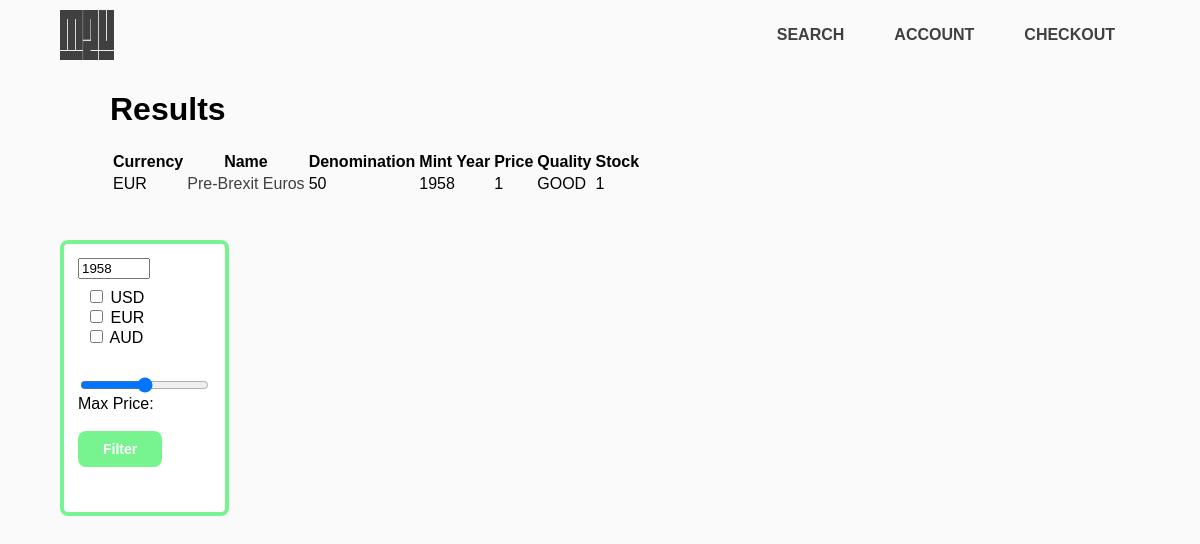
Screenshot of /Search.php?year=1958 with the database file from the repository.
### tables this page shows
CREATE TABLE Products_status (
    product_id CHAR(10) NOT NULL,
    product_name VARCHAR(20) NOT NULL,
    price int NOT NULL,
    quality VARCHAR(100) NOT NULL DEFAULT "GOOD",
    shipping_status VARCHAR(100) NOT NULL DEFAULT "IN WAREHOUSE",
    quantity INT NOT NULL,
    PRIMARY KEY(product_id, quality, shipping_status),
    FOREIGN KEY (product_id) REFERENCES Products (product_id)
);

CREATE TABLE Products(
    product_id CHAR(10) NOT NULL UNIQUE,
    currency VARCHAR(100) NOT NULL,
    denomination SMALLINT NOT NULL,
    mint_year YEAR NOT NULL,
    PRIMARY KEY (product_id) 
);

### db_functions.php (the view, shortened to what this page needs)
<?php
$header = ["Currency", "Name", "Denomination", "Mint Year", "Price", "Quality", "Stock"];
function display_search_results($conn, $filter_currency, $year, $cost)
{
    global $header;
    $sql = "SELECT Products.product_id, currency, product_name, denomination, mint_year, price, quality, quantity
            FROM Products
            CROSS JOIN Products_status
            ON Products.product_id = Products_status.product_id
            WHERE shipping_status = 'IN WAREHOUSE'";
    if($year != null)
    {
        $sql = $sql." AND mint_year = $year";
    }
    $ret = null;
    if($result = mysqli_query($conn, $sql))
    {
        if(mysqli_num_rows($result) > 0)
        {
            echo '<h1> Results </h1>', "\n";
            echo "\t\t\t", '<table id="results">', "\n";
            echo "\t\t\t\t", '<tr>', "\n";
            foreach($header as $label)
            {
                echo "\t\t\t\t\t", '<th>', $label, "</th>", "\n";
            }
            echo "\t\t\t\t", '</tr>', "\n";
            while($row = mysqli_fetch_assoc($result))
            {
                echo "\t\t\t\t", '<tr>', "\n";
                foreach($row as $attribute => $value)
                {
                    if($attribute == "product_id")
                    {
                        continue;
                    }
                    else if($attribute == "product_name")
                    {
                        echo "\t\t\t\t\t", '<td>', '<a href=Product.php?element=',$row["product_id"], '>', $value, '</a>' ,"</td>", "\n";
                    }
                    else
                    {
                        echo "\t\t\t\t\t", '<td>', $value, "</td>", "\n";
                    }
                }
            }
            echo "\t\t\t", "</table>", "\n";
        }
        else
        {
            echo "\t\t\t", "<p> no results found </p>";
        }
    }
    else
    {
        echo "\t\t\t", "<p> sql query faliure</p>";
    }
    return $ret;
}
?>

### Styles/styles.css (style rules this page uses)
body { background-color: rgb(250, 250, 250); font-family: Verdana, Helvetica, sans-serif; margin: 0 5% 0 5%; }

### Styles/headerstyle.css (style rules this page uses)
a { text-decoration: none; color: #404040; }

### rows the page displays
products_status: product.currency "EUR", product_name "Pre-Brexit Euros", product.denomination "50", product.mint_year "1958", price "1", quality "GOOD", quantity "1"

### other values shown
$label "Currency"
$label "Name"
$label "Denomination"
$label "Mint Year"
$label "Price"
$label "Quality"
$label "Stock"
